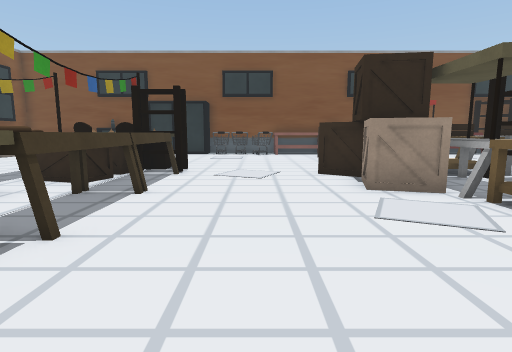
view 1 (above)

21 first-person views from a walk through a 3-D level made in the Unity game engine. The camera is 1.2 m above the floor, tilts 8° down and sees 80° across. The floor is counted in squares, 1 m on a side. Each view is taken from the middle of a square. On the plan, view 1 faces up. The plan holds only what a view shows up to about 13 squares ahead; the rest is blank. The place goes on beyond the plan.

view 2
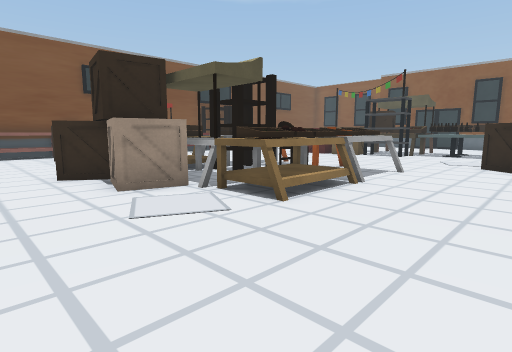

view 3
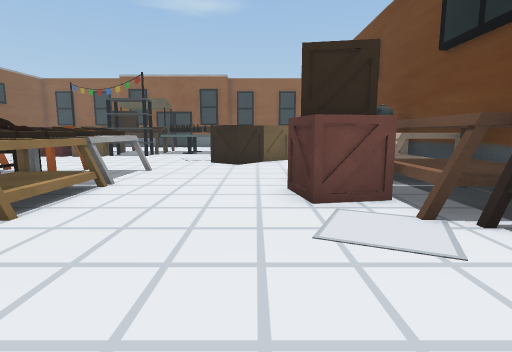

view 4
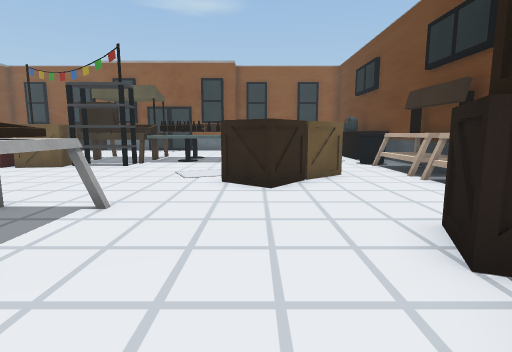

view 5
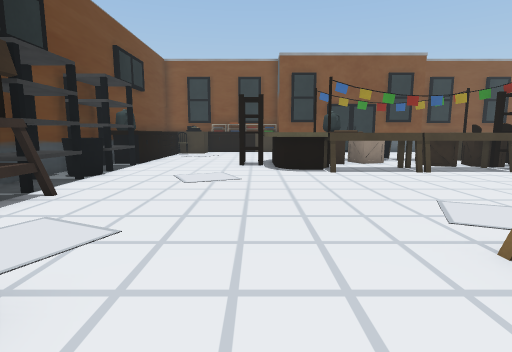

view 6
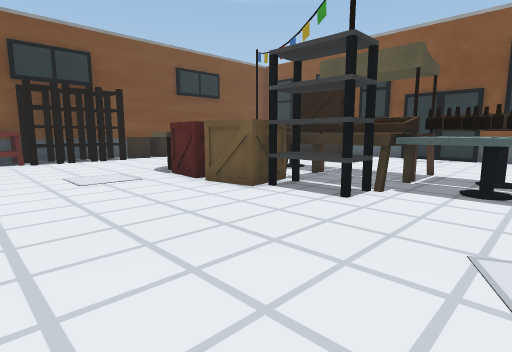

view 7
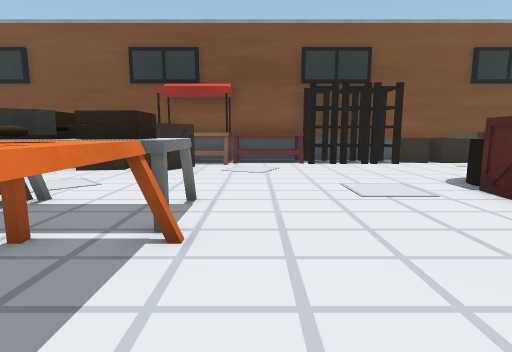

view 8
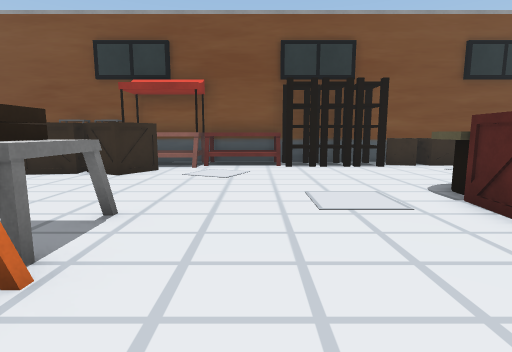

view 9
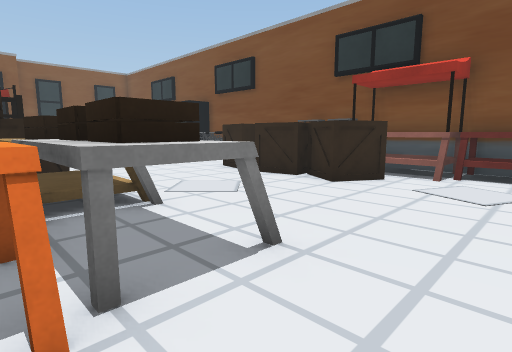

view 10
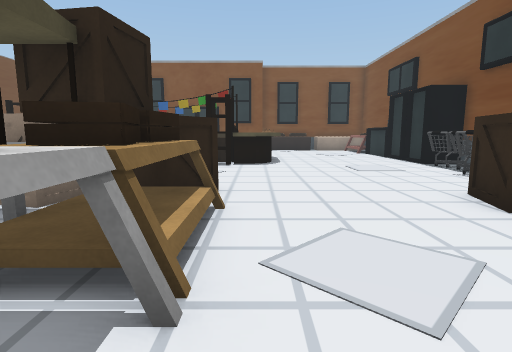

view 11
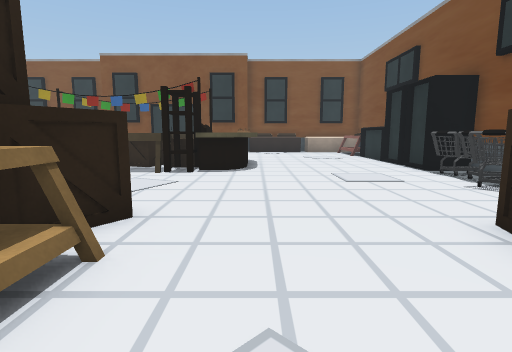

view 12
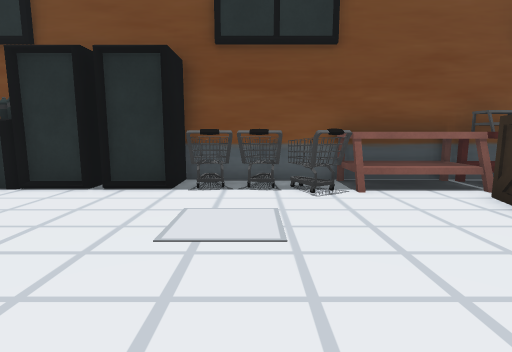

view 13
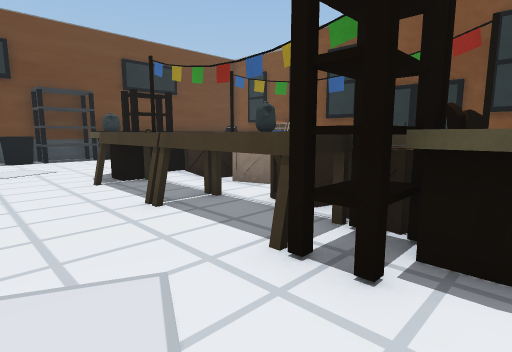

view 14
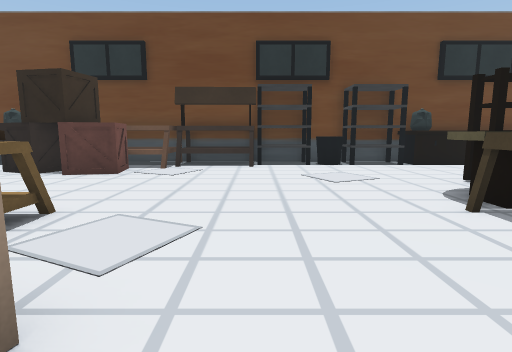

view 15
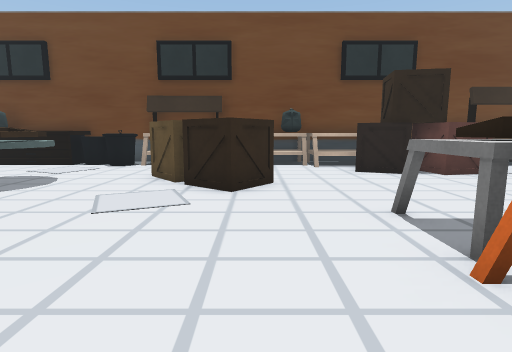

view 16
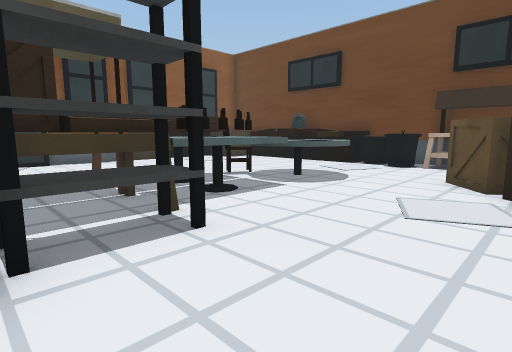

view 17
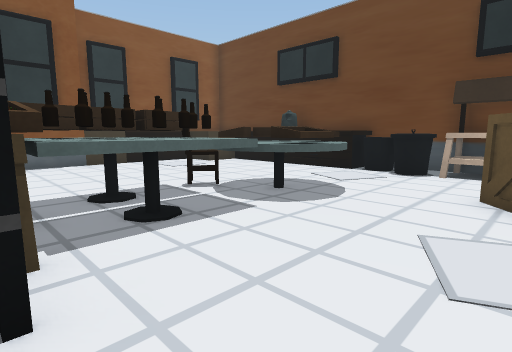

view 18
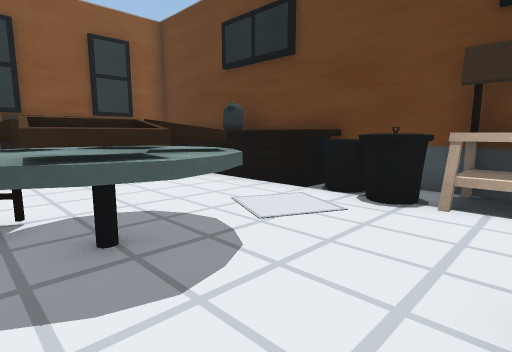

view 19
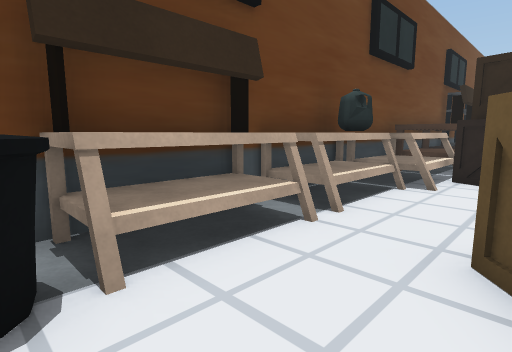

view 20
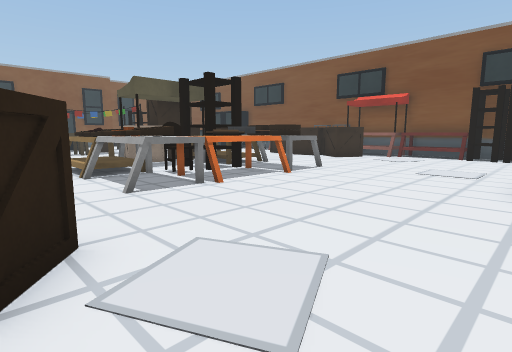

view 21
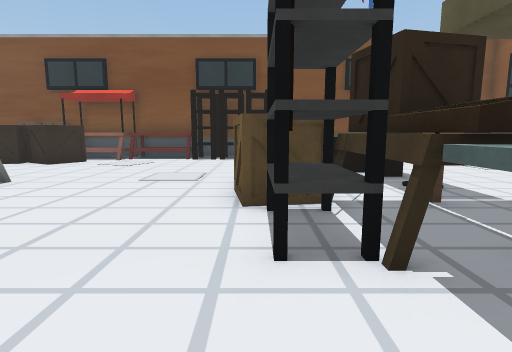

### Floor plan
Points are (right, up) in squares from view 1. A wall is a line through its corners. A room is listed if a view was taken in it or the views show most of it. See-through windows are left out.
Room 1 (views 1, 2, 3, 4, 5, 6, 7, 8, 9, 10, 11, 12, 13, 14, 15, 16, 17, 18, 19, 20, 21)
walls: (15.6, 11.4) (15.6, 12.1); (15.6, 12) (15.7, 12.4); (-2.5, 2.7) (-2.6, 2.1) (-3.1, 1.6); (-3, 10.9) (-3, 10.4); (-3.1, 11.8) (-2.7, 11.4); (-3.4, 11.9) (-2.8, 11.6) (-2.6, 11.1); (-5.5, 2.3) (-4.5, 2.3); (19.4, 12.3) (18.4, 12.3); (16.4, -5.1) (19.5, -5.1); (-4.6, 17.6) (-5.5, 17.6); (19.5, 19) (-2.8, 19) (-2.8, 17.6) (-4.2, 17.6); (-5.5, -5.1) (13.6, -5.1)
objects: other object (-6, -5) to (-5, -4); other object (-6, 1) to (-4, 1); other object (-6, 3) to (-5, 4); other object (-6, 5) to (-5, 6); other object (-6, 7); other object (-6, 7) to (-5, 9); other object (-6, 10) to (-6, 11); other object (-6, 18); other object (-5, 9) to (-4, 9); other object (-5, 10) to (-4, 11); other object (-4, -4) to (-3, -4); other object (-4, 3) to (-3, 5); other object (-4, 11); other object (-3, 4); other object (-3, 6) to (-3, 8); other object (-3, 9) to (-2, 10); other object (-2, -4) to (-1, -4); other object (-2, 17) to (-2, 18); other object (-1, 17) to (-1, 18); other object (0, -4); other object (0, 17) to (1, 18); other object (1, -4); other object (1, -4) to (4, -3); other object (1, 18) to (3, 18); other object (2, 6) to (4, 7); other object (2, 8) to (4, 10); other object (3, 7) to (4, 8); other object (3, 15) to (4, 17); other object (4, -4); other object (4, 5) to (5, 5); other object (4, 10); other object (4, 18) to (5, 18); other object (5, -4) to (7, -3); other object (5, -2) to (7, -1); other object (5, 6) to (5, 8); other object (5, 9) to (5, 10); other object (5, 15) to (7, 16); other object (5, 17) to (6, 17); other object (6, 4); other object (6, 5); other object (6, 6); other object (6, 7) to (8, 8); other object (6, 9) to (6, 10); other object (6, 18) to (7, 18); other object (7, -3); other object (7, 4); other object (7, 5); other object (7, 6) to (8, 6); other object (7, 9) to (7, 10); other object (7, 17); other object (7, 19); other object (8, -4) to (10, -3); other object (8, -3) to (9, -1); other object (8, 4); other object (8, 9) to (8, 10); other object (8, 15) to (9, 17); other object (8, 17) to (9, 18); other object (9, 4) to (9, 5); other object (9, 6); other object (9, 7) to (9, 8); other object (9, 9) to (9, 10); other object (10, -4) to (11, -4); other object (10, 4) to (10, 5); other object (10, 6) to (10, 8); other object (10, 9) to (10, 10); other object (10, 17); other object (10, 18) to (12, 18); other object (10, 19); other object (12, -5) to (13, -4); other object (12, 0) to (14, 2); other object (13, -1) to (15, 0); other object (13, 17) to (14, 18); other object (14, -5) to (16, -4); other object (15, 17) to (15, 18); other object (16, 6) to (17, 7); other object (16, 8) to (17, 9); other object (16, 10) to (17, 11); other object (16, 17) to (17, 18); other object (17, -4) to (17, -3); other object (17, 0) to (19, 2); other object (18, -4); other object (18, 2); other object (18, 3); other object (18, 4); other object (18, 5); other object (18, 6); other object (18, 7) to (19, 8); other object (18, 17) to (18, 18); other object (19, -4); other object (19, 3); other object (19, 4); other object (19, 5); other object (19, 6); other object (19, 9) to (19, 11); other object (19, 17) to (19, 18)

Where each view was taken, in squares from view 1:
view 1: 0 up, 0 right, facing up
view 2: 0 up, 0 right, facing up-right
view 3: 0 up, 0 right, facing right
view 4: 1 up, 5 right, facing right
view 5: 1 up, 7 right, facing left
view 6: 3 up, 11 right, facing up-right
view 7: 5 up, 11 right, facing up
view 8: 6 up, 12 right, facing up
view 9: 8 up, 12 right, facing up-left
view 10: 11 up, 9 right, facing left
view 11: 12 up, 7 right, facing left
view 12: 11 up, 1 left, facing up
view 13: 11 up, 0 right, facing down-left
view 14: 8 up, 1 right, facing down
view 15: 8 up, 12 right, facing down
view 16: 8 up, 13 right, facing down-right
view 17: 6 up, 14 right, facing down-right
view 18: 2 up, 15 right, facing down-right
view 19: 1 down, 17 right, facing down-left
view 20: 1 up, 16 right, facing up-left
view 21: 3 up, 16 right, facing up
